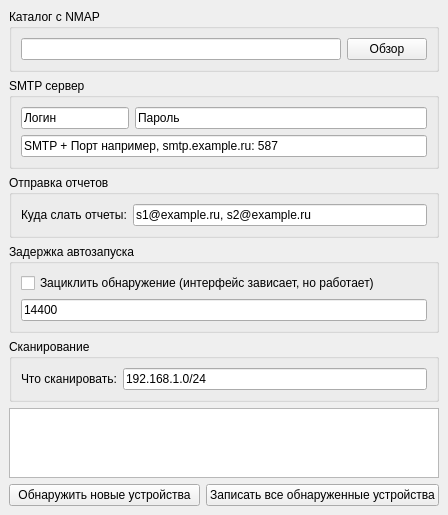
<?xml version="1.0" encoding="UTF-8"?>
<ui version="4.0">
 <class>MainWindow</class>
 <widget class="QMainWindow" name="MainWindow">
  <property name="geometry">
   <rect>
    <x>0</x>
    <y>0</y>
    <width>448</width>
    <height>450</height>
   </rect>
  </property>
  <property name="windowTitle">
   <string>Обнаружение новых устройств в сети</string>
  </property>
  <widget class="QWidget" name="centralwidget">
   <layout class="QVBoxLayout" name="verticalLayout">
    <item>
     <widget class="QGroupBox" name="group_nmap">
      <property name="title">
       <string>Каталог с NMAP</string>
      </property>
      <layout class="QHBoxLayout" name="horizontalLayout">
       <item>
        <widget class="QLineEdit" name="nmap_dir_edit"/>
       </item>
       <item>
        <widget class="QPushButton" name="browse_button">
         <property name="text">
          <string>Обзор</string>
         </property>
        </widget>
       </item>
      </layout>
     </widget>
    </item>
    <item>
     <widget class="QGroupBox" name="group_smtp">
      <property name="title">
       <string>SMTP сервер</string>
      </property>
      <layout class="QFormLayout" name="formLayout">
       <property name="fieldGrowthPolicy">
        <enum>QFormLayout::ExpandingFieldsGrow</enum>
       </property>
       <item row="1" column="0">
        <widget class="QLineEdit" name="login_edit">
         <property name="text">
          <string>Логин</string>
         </property>
        </widget>
       </item>
       <item row="1" column="1">
        <widget class="QLineEdit" name="password_edit">
         <property name="text">
          <string>Пароль</string>
         </property>
        </widget>
       </item>
       <item row="2" column="0" colspan="2">
        <widget class="QLineEdit" name="smtp_server_edit">
         <property name="text">
          <string>SMTP + Порт например, smtp.example.ru: 587</string>
         </property>
        </widget>
       </item>
      </layout>
     </widget>
    </item>
    <item>
     <widget class="QGroupBox" name="group_email">
      <property name="title">
       <string>Отправка отчетов</string>
      </property>
      <layout class="QHBoxLayout" name="horizontalLayout_2">
       <item>
        <widget class="QLabel" name="label_email">
         <property name="text">
          <string>Куда слать отчеты:</string>
         </property>
        </widget>
       </item>
       <item>
        <widget class="QLineEdit" name="email_edit">
         <property name="text">
          <string>s1@example.ru, s2@example.ru</string>
         </property>
        </widget>
       </item>
      </layout>
     </widget>
    </item>
    <item>
     <widget class="QGroupBox" name="group_delay">
      <property name="title">
       <string>Задержка автозапуска</string>
      </property>
      <layout class="QVBoxLayout" name="verticalLayout_2">
       <item>
        <widget class="QCheckBox" name="cbZacilit">
         <property name="sizePolicy">
          <sizepolicy hsizetype="Fixed" vsizetype="Fixed">
           <horstretch>0</horstretch>
           <verstretch>0</verstretch>
          </sizepolicy>
         </property>
         <property name="text">
          <string>Зациклить обнаружение (интерфейс зависает, но работает)</string>
         </property>
        </widget>
       </item>
       <item>
        <widget class="QLineEdit" name="delay_edit">
         <property name="sizePolicy">
          <sizepolicy hsizetype="Expanding" vsizetype="Minimum">
           <horstretch>0</horstretch>
           <verstretch>0</verstretch>
          </sizepolicy>
         </property>
         <property name="text">
          <string>14400</string>
         </property>
        </widget>
       </item>
      </layout>
     </widget>
    </item>
    <item>
     <widget class="QGroupBox" name="group_scan">
      <property name="title">
       <string>Сканирование</string>
      </property>
      <layout class="QHBoxLayout" name="horizontalLayout_4">
       <item>
        <widget class="QLabel" name="label_scan">
         <property name="text">
          <string>Что сканировать:</string>
         </property>
        </widget>
       </item>
       <item>
        <widget class="QLineEdit" name="scan_edit">
         <property name="text">
          <string>192.168.1.0/24</string>
         </property>
        </widget>
       </item>
      </layout>
     </widget>
    </item>
    <item>
     <widget class="QTextEdit" name="status_textedit"/>
    </item>
    <item>
     <layout class="QHBoxLayout" name="horizontalLayout_3">
      <item>
       <widget class="QPushButton" name="start_scan_button">
        <property name="text">
         <string>Обнаружить новые устройства</string>
        </property>
       </widget>
      </item>
      <item>
       <widget class="QPushButton" name="save_devices_button">
        <property name="text">
         <string>Записать все обнаруженные устройства</string>
        </property>
       </widget>
      </item>
     </layout>
    </item>
   </layout>
  </widget>
 </widget>
 <resources/>
 <connections/>
</ui>
